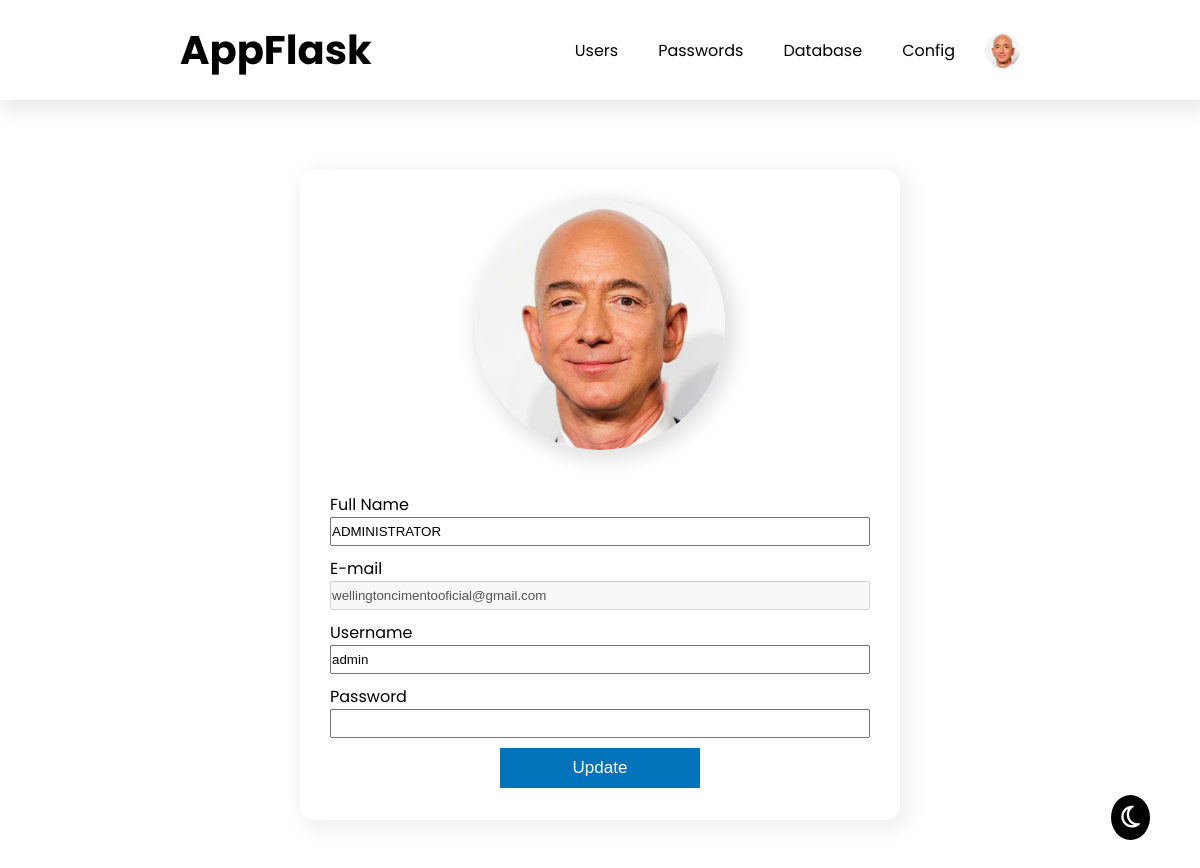
The page /profile (signed in) on the database as committed earlier.
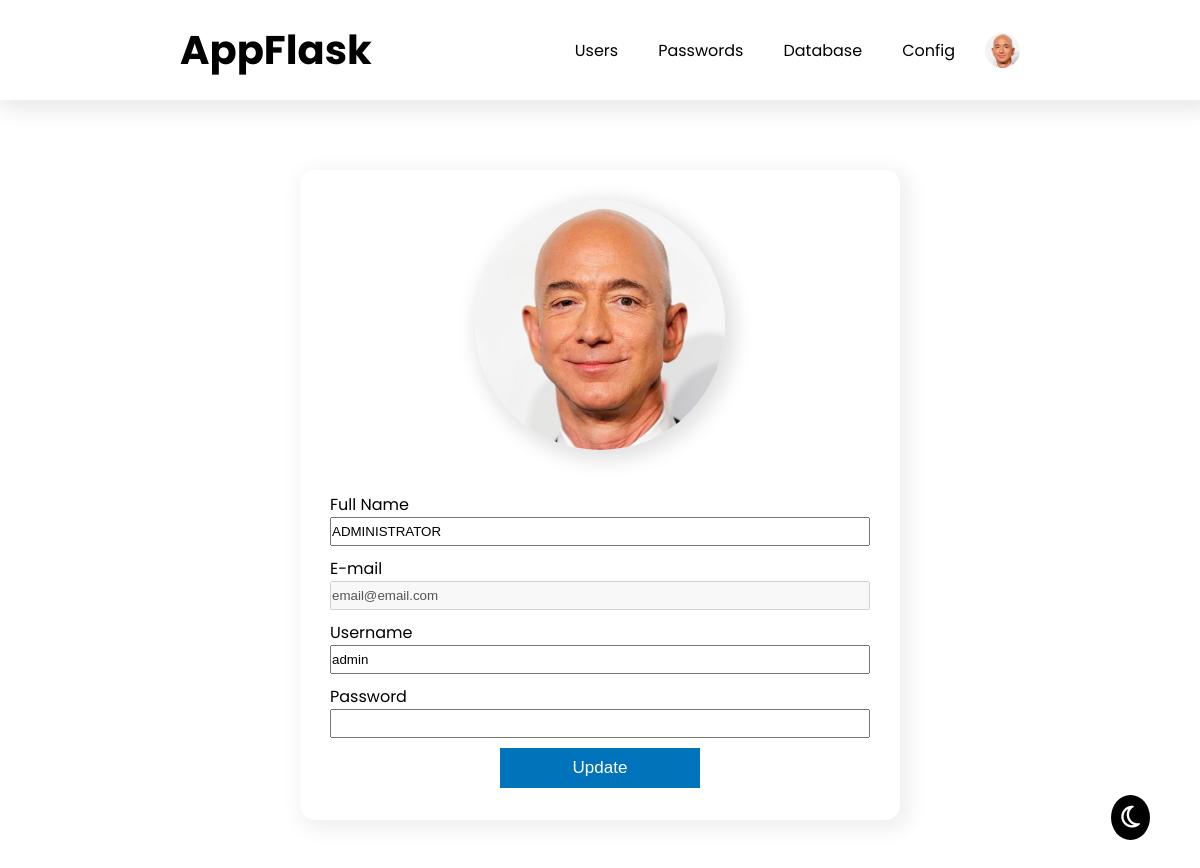
The same page on the database as committed later.
### app.py (models this page shows, shortened)
class Images(db.Model):
    id = db.Column(db.Integer, primary_key=True)
    id_user = db.Column(db.Integer, db.ForeignKey('users.id'), unique=True)
    name = db.Column(db.Text, nullable=False)
    mimetype = db.Column(db.Text, nullable=False)

class Users(db.Model, UserMixin):
    __tablename__ = 'users'
    id = db.Column(db.Integer, primary_key=True)
    perm = db.Column(db.Integer, nullable=False, default=0)
    name = db.Column(db.String(50), nullable=False)
    email = db.Column(db.String(50), nullable=False, unique=True)
    username = db.Column(db.String(10), nullable=False, unique=True)
    password = db.Column(db.String(255), nullable=False)
    creation_date = db.Column(db.DateTime, default=datetime.now())
    last_update_date = db.Column(db.DateTime, default=datetime.now())
    image_profile = db.relationship('Images', backref='user', uselist=False)

### app.py (the view)
@app.route('/profile', methods=['GET', 'POST'])
def profile():
    form = FormRegister()
    if request.method == 'POST':
        file = request.files['file']
        user = current_user.id
        password = form.password.data
        last_update_date = datetime.now()
        if password == '':
            if not file:
                if form.username.data == current_user.username:
                    Users.query.get(user).name = form.name.data
                    Users.query.get(user).username = form.username.data
                    Users.query.get(user).last_update_date = last_update_date
                    db.session.commit()
                    flash('Data updated successfully')
                    return redirect(url_for('profile'))
                if Users.query.filter_by(username=form.username.data).first():
                    flash('This username already exists')
                    return redirect(url_for('profile'))
                Users.query.get(user).name = form.name.data
                Users.query.get(user).username = form.username.data
                Users.query.get(user).last_update_date = last_update_date
                db.session.commit()
                flash('Data updated successfully')
                return redirect(url_for('profile'))
            if file and allowed_file(file.filename):
                if current_user.image_profile:
                    db.session.delete(Images.query.filter_by(id_user=current_user.id).first())
                    db.session.commit()
                    mimetype = file.mimetype
                    filename = functions.renameprofile(mimetype)
                    try:
                        file.save(os.path.join(PROFILES + 'user' + str(current_user.id) + '\\profile', filename))
                    except Exception as e:
                        print('erro na hora de armazenar a imagem de perfil na pasta do usuario')
                    image = Images(id_user=current_user.id, name=filename, mimetype=mimetype)
                    db.session.add(image)
                    if form.username.data == current_user.username:
                        Users.query.get(user).name = form.name.data
                        Users.query.get(user).username = form.username.data
                        Users.query.get(user).last_update_date = last_update_date
                        db.session.commit()
                        flash('Data updated successfully')
                        return redirect(url_for('profile'))
                    if Users.query.filter_by(username=form.username.data).first():
                        flash('This username already exists')
                        return redirect(url_for('profile'))
                    Users.query.get(user).name = form.name.data
                    Users.query.get(user).username = form.username.data
                    Users.query.get(user).last_update_date = last_update_date
                    db.session.commit()
                    flash('Data updated successfully')
                    return redirect(url_for('profile'))
                mimetype = file.mimetype
                filename = functions.renameprofile(mimetype)
                try:
                    file.save(os.path.join(PROFILES + 'user' + str(current_user.id) + '\\profile', filename))
                except Exception as e:
                    print('erro na hora de armazenar a imagem de perfil na pasta do usuario')
                image = Images(id_user=current_user.id, name=filename, mimetype=mimetype)
                db.session.add(image)
                if form.username.data == current_user.username:
                    Users.query.get(user).name = form.name.data
                    Users.query.get(user).username = form.username.data
                    Users.query.get(user).last_update_date = last_update_date
                    db.session.commit()
                    flash('Data updated successfully')
                    return redirect(url_for('profile'))
                if Users.query.filter_by(username=form.username.data).first():
                    flash('This username already exists')
                    return redirect(url_for('profile'))
                Users.query.get(user).name = form.name.data
                Users.query.get(user).username = form.username.data
                Users.query.get(user).last_update_date = last_update_date
                db.session.commit()
                flash('Data updated successfully')
                return redirect(url_for('profile'))
            flash('data not updated as it is only allowed *png *jpg *jpeg')
            return redirect(url_for('profile'))
        if not file:
            if form.username.data == current_user.username:
                Users.query.get(user).name = form.name.data
                Users.query.get(user).username = form.username.data
                Users.query.get(user).password = generate_password_hash(password)
                Users.query.get(user).last_update_date = last_update_date
                db.session.commit()
                flash('Data updated successfully')
                return redirect(url_for('profile'))
            if Users.query.filter_by(username=form.username.data).first():
                flash('This username already exists')
                return redirect(url_for('profile'))
            Users.query.get(user).name = form.name.data
            Users.query.get(user).username = form.username.data
            Users.query.get(user).password = generate_password_hash(password)
            Users.query.get(user).last_update_date = last_update_date
            db.session.commit()
            flash('Data updated successfully')
            return redirect(url_for('profile'))
        if file and allowed_file(file.filename):
            if current_user.image_profile:
                db.session.delete(Images.query.filter_by(id_user=current_user.id).first())
                db.session.commit()
                mimetype = file.mimetype
                filename = functions.renameprofile(mimetype)
                try:
                    file.save(os.path.join(PROFILES + 'user' + str(current_user.id) + '\\profile', filename))
                except Exception as e:
                    print('erro na hora de armazenar a imagem de perfil na pasta do usuario')
                image = Images(id_user=current_user.id, name=filename, mimetype=mimetype)
                db.session.add(image)
                if form.username.data == current_user.username:
                    Users.query.get(user).name = form.name.data
                    Users.query.get(user).username = form.username.data
                    Users.query.get(user).password = generate_password_hash(password)
                    Users.query.get(user).last_update_date = last_update_date
                    db.session.commit()
                    flash('Data updated successfully')
                    return redirect(url_for('profile'))
                if Users.query.filter_by(username=form.username.data).first():
                    flash('This username already exists')
                    return redirect(url_for('profile'))
                Users.query.get(user).name = form.name.data
                Users.query.get(user).username = form.username.data
                Users.query.get(user).password = generate_password_hash(password)
                Users.query.get(user).last_update_date = last_update_date
                db.session.commit()
                flash('Data updated successfully')
                return redirect(url_for('profile'))
            mimetype = file.mimetype
            filename = functions.renameprofile(mimetype)
            try:
                file.save(os.path.join(PROFILES + 'user' + str(current_user.id) + '\\profile', filename))
            except Exception as e:
                print('erro na hora de armazenar a imagem de perfil na pasta do usuario')
            image = Images(id_user=current_user.id, name=filename, mimetype=mimetype)
            db.session.add(image)
            if form.username.data == current_user.username:
                Users.query.get(user).name = form.name.data
                Users.query.get(user).username = form.username.data
                Users.query.get(user).password = generate_password_hash(password)
                Users.query.get(user).last_update_date = last_update_date
                db.session.commit()
                flash('Data updated successfully')
                return redirect(url_for('profile'))
            if Users.query.filter_by(username=form.username.data).first():
                flash('This username already exists')
                return redirect(url_for('profile'))
            Users.query.get(user).name = form.name.data
            Users.query.get(user).username = form.username.data
            Users.query.get(user).password = generate_password_hash(password)
            Users.query.get(user).last_update_date = last_update_date
            db.session.commit()
            flash('Data updated successfully')
            return redirect(url_for('profile'))
        flash('data not updated as it is only allowed *png *jpg *jpeg')
        return redirect(url_for('profile'))
    else:
        return render_template('profile.html', form=form)

### app.py
class FormRegister(FlaskForm):
    name = StringField('name', validators=[DataRequired()])
    email = StringField('email', validators=[DataRequired()])
    username = StringField('username', validators=[DataRequired()])
    password = PasswordField('password', validators=[DataRequired()])

### app.py (called while the page is built)
@login_manager.user_loader
def load_user(user_id):
    return Users.query.filter_by(id=user_id).first()

### templates/profile.html (shortened to what this page needs)
{% extends 'base1.html' %}
{% block head %}
    <link rel="stylesheet" href="../static/css/profile.css">
{% endblock %}
{% block body %}
    <section class="account">
        <div class="container2 dark">
            {% if current_user.image_profile %}
                <img src="../static/img/profiles/user{{current_user.id}}/profile/{{ current_user.image_profile.name }}" alt="profile" srcset="" id="photo-profile">
            {% else %}
                <img src="../static/img/others/noperfilblack.png" alt="profile" srcset="" id="photo-profile">
            {% endif %}
            <form action="/profile" method="POST" class="flex-form-container" enctype="multipart/form-data">
                <label for="name" class="theme-theme">Full Name</label>
                <input type="text" name="name" id="name" value="{{current_user.name}}">
                <label for="email" class="theme-theme">E-mail</label>
                <input type="email" readonly name="email" id="email" value="{{current_user.email}}" disabled>
                <label for="user" class="theme-theme">Username</label>
                <input type="text" name="username" id="user" value="{{current_user.username}}">
                <label for="pass" class="theme-theme">Password</label>
                <input type="password" name="password" id="password">
                <input type="submit" value="Update">
            </form>
        </div>
    </section>
{% endblock %}

### templates/base1.html (shortened to what this page needs)
<!DOCTYPE html>
<html lang="pt-br">
<head>
    <link rel="stylesheet" href="../static/css/base1.css">
    {% block head %} {% endblock %}
</head>
<body>
    <header>
        <div class="container1">
            <a href="/dashboard" id="logo" class="theme-theme">AppFlask</a>
            <nav>
                <ul class="menu-bar">
                    <li><a href="/dashboard" class="principal theme-theme">Users</a></li>
                    <li><a href="#" class="principal theme-theme">Passwords</a></li>
                    <li><a href="#" class="principal theme-theme">Database</a></li>
                    <li><a href="#" class="principal theme-theme">Config</a></li>
                    {% if current_user.image_profile %}
                        <li id="acc-ic"><img src="../static/img/profiles/user{{current_user.id}}/profile/{{ current_user.image_profile.name }}" alt="profile" srcset="" class="account-icon"></li>
                    {% else %}
                        <li id="acc-ic"><img src="../static/img/others/noperfilblack.png" alt="profile" srcset="" class="account-icon"></li>
                    {% endif %}
                </ul>
            </nav>
        </div>
    </header>
    {% block body %} {% endblock %}
    <div class="theme">
        <i class="far fa-moon theme-icon"></i>
    </div>
</body>

### static/css/base1.css (style rules this page uses)
:root { --branco: white; --preto: black; --azul: #0073ba; --azul-escuro: #006aac; }
* { margin: 0; padding: 0; box-sizing: border-box; }
html { font-size: 62.5%; }
body { font-size: 1.6rem; font-family: 'Poppins', sans-serif; overflow-x: hidden; transition: 1s; }
header { padding: 20px 0; box-shadow: 5px 5px 20px 5px rgba(0, 0, 0, 0.089); }
.container1 { width: 70%; margin: auto; display: flex; align-items: center; justify-content: space-between; }
#logo { color: var(--preto); font-weight: 700; font-size: 4rem; text-decoration: none; }
ul.menu-bar { display: flex; list-style: none; align-items: center; }
ul.menu-bar li a.principal { text-decoration: none; color: var(--preto); margin-left: 20px; padding: 10px; }
ul.menu-bar li#acc-ic { display: flex; }
ul.menu-bar li img.account-icon { margin-left: 20px; width: 35px; height: 35px; border-radius: 100%; }
.theme i.theme-icon { position: absolute; bottom: 50px; right: 50px; font-size: 2.5rem; background-color: var(--preto); color: var(--branco); padding: 10px; border-radius: 100%; transition: 1s; }

### static/css/profile.css (style rules this page uses)
#photo-profile { width: 250px; height: 250px; border-radius: 100%; align-self: center; margin-top: 30px; box-shadow: 5px 5px 20px 5px rgba(0, 0, 0, 0.123); transition: 0.3s; }
section.account { margin: 70px 0; }
.container2 { background-color: var(--branco); box-shadow: 5px 5px 20px 5px rgba(0, 0, 0, 0.062); width: 50%; height: 650px; margin: auto; display: flex; flex-direction: column; border-radius: 15px; }
.flex-form-container { width: 90%; margin: auto; display: flex; flex-direction: column; }
.flex-form-container label { padding-top: 10px; }
.flex-form-container input[type=text], input[type=email], input[type=password] { padding: 5px 0; }
.flex-form-container input[type=submit] { border: 0; width: 200px; padding: 10px 0; margin: auto; margin-top: 10px; background-color: var(--azul); font-size: 1.7rem; color: var(--branco); }

Rows that differ between the two databases and show on the page:
changed Users "ADMINISTRATOR": email "wellingtoncimentooficial@gmail.com" → "email@email.com"
